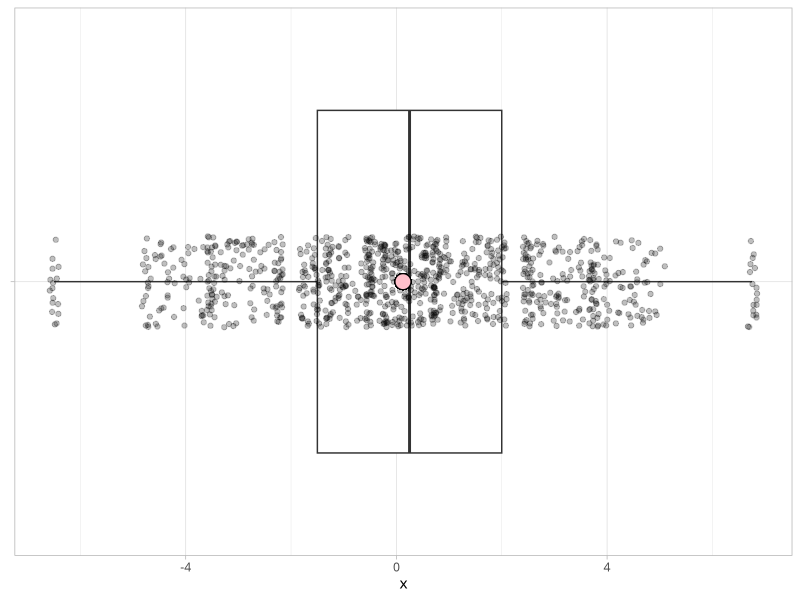
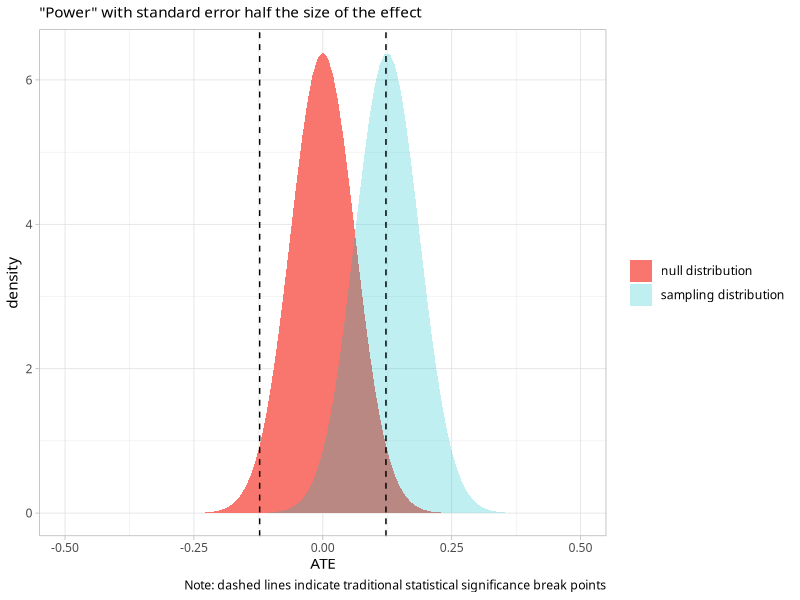
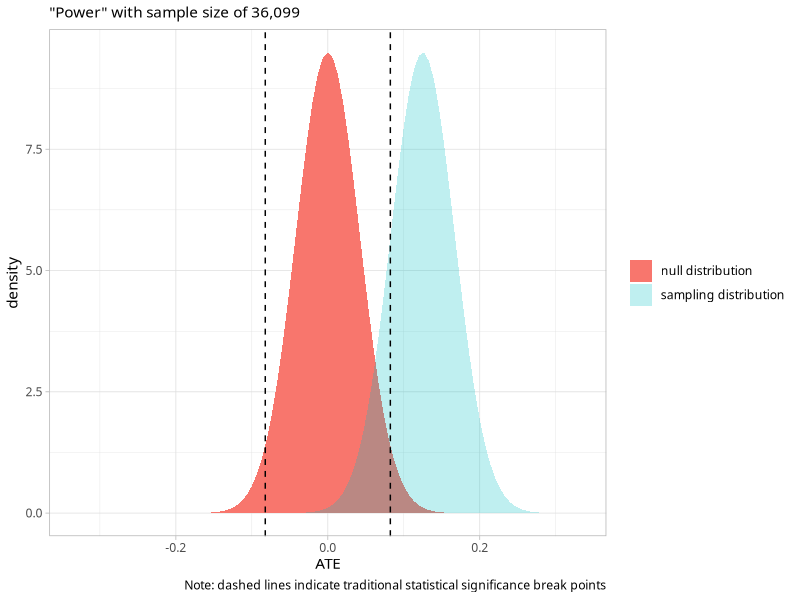
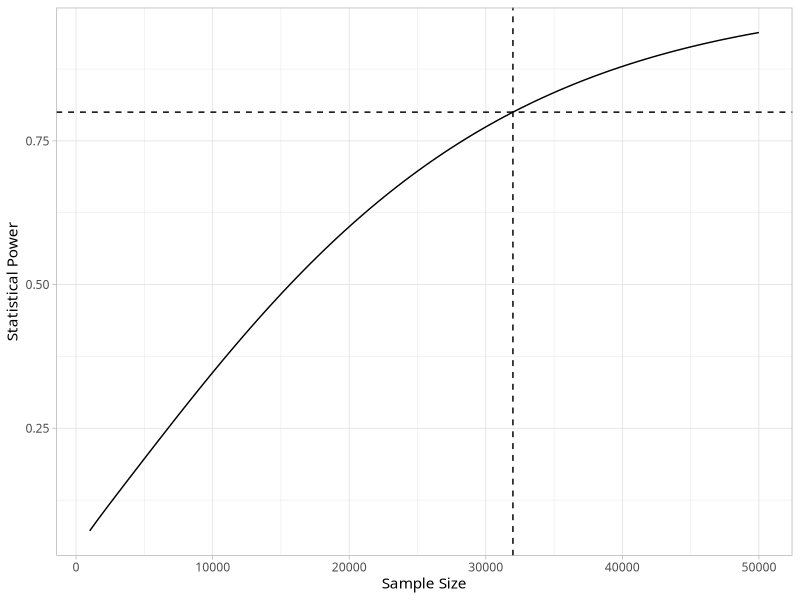

The R script that drew these images, in order:
## ---- chunk 1
#| label: Packages
#| code-summary: Packages
#| message: false

library(tidyverse)
theme_set(theme_light(base_family = "Optima"))
## ---- chunk 2
d <- data.frame(
  T = c(0, 0, 1, 0, 0, 1, 1, 1),
  Y0 = c(5, 8, 5, 12, 4, 8, 4, 9),
  Y1 = c(5, 10, 3, 13, 2, 9, 1, 13), 
  id = LETTERS[1:8]
)

d
## ---- chunk 3
d <- d |> 
  mutate(Y = ifelse(as.logical(T), Y1, Y0))

d
## ---- chunk 4
## ate --- based on "complete" data
d |> 
  mutate(TE = Y1 - Y0) |> 
  summarize(ATE = mean(TE))

## ate --- "naive" estimate based on observed data
mean(d$Y[d$T == 1]) - mean(d$Y[d$T == 0])
## ---- chunk 5
d$T <- sample(d$T)
## ---- chunk 6
d <- d |> 
  mutate(Y = ifelse(as.logical(T), Y1, Y0))
## ---- chunk 7
## naive estimate
mean(d$Y[d$T == 1]) - mean(d$Y[d$T == 0])
## ---- chunk 8
#| fig-height: 3

out <- replicate(1e3, {
  d$T <- sample(d$T)
  d$Y <- ifelse(as.logical(d$T), d$Y1, d$Y0)
  mean(d$Y[d$T == 1]) - mean(d$Y[d$T == 0])
})

summary(out)
## ---- chunk 9
tibble(x = out) |> 
  ggplot(aes(x, y = "")) + 
  geom_boxplot() + 
  geom_jitter(height = 1/10, alpha = 1/4) + 
  geom_point(x = 0.125, fill = "pink", shape = 21, size = 5) +
  labs(y = NULL)
## ---- chunk 10
sdY0 <- sd(d$Y0)
sdY0
sdY1 <- sd(d$Y1)
sdY1
## ---- chunk 11
ggplot() + 
  xlim(-1/2, 1/2) + 
  stat_function(
    fun = \(x) dnorm(x, 0, 0.0625), 
    geom = "area", aes(fill = "null distribution")
  ) + 
  stat_function(
    fun = \(x) dnorm(x, 0.125, 0.0625), 
    geom = "area", aes(fill = "sampling distribution"), alpha = 1/4
  ) + 
  geom_vline(xintercept = qnorm(c(0.025, 0.975), 0, 0.0625), linetype = "dashed") + 
  labs(
    y = "density", x = "ATE", fill = NULL,
    caption = "Note: dashed lines indicate traditional statistical significance break points",
    subtitle = "\"Power\" with standard error half the size of the effect"
  )
## ---- chunk 12
## sample size with simple algebra
2*(sdY0^2 + sdY1^2) / 0.042^2 
## ---- chunk 13
ggplot() + 
  xlim(-1/3, 1/3) + 
  stat_function(
    fun = \(x) dnorm(x, 0, 0.042), 
    geom = "area", aes(fill = "null distribution")
  ) + 
  stat_function(
    fun = \(x) dnorm(x, 0.125, 0.042), 
    geom = "area", aes(fill = "sampling distribution"), alpha = 1/4
  ) + 
  geom_vline(xintercept = qnorm(c(0.025, 0.975), 0, 0.042), linetype = "dashed") +
  labs(
    y = "density", x = "ATE", fill = NULL,
    caption = "Note: dashed lines indicate traditional statistical significance break points",
    subtitle = str_glue("\"Power\" with sample size of 36,099")
  )
## ---- chunk 14
cutoff <- qnorm(0.975, mean = 0, sd = 0.042) ## null distribution
pnorm(cutoff, mean = 0.125, sd = 0.042, lower.tail = FALSE)
## ---- chunk 15
qnorm(0.2, mean = 0, sd = 1)
## ---- chunk 16
stat_power <- function(n) {
  ## this function will use our assumptions about standard deviations 
  ## in the population and output the statistical power that corresponds
  ## to a specific sample size
  se <- sqrt(2*(sdY0^2 + sdY1^2) / n)       ## population variance assumption
  cutoff <- qnorm(0.975, mean = 0, sd = se) ## null distribution cutoff
  pnorm(cutoff, mean = 0.125, sd = se, lower.tail = FALSE) ## stat power
}

sample_size <- function(power = 0.8, interval = c(300, 1e6)) {
  ## this function will find the value of "n" for which the output
  ## of stat_power(n) - "power" is zero
  out <- uniroot(\(n) stat_power(n) - power, interval = interval)
  out$root
}

sample_size(power = 0.8)

ggplot() + 
  xlim(1e3, 50e3) + 
  geom_function(fun = stat_power) + 
  geom_hline(yintercept = 0.8, linetype = "dashed") + 
  geom_vline(xintercept = sample_size(power = 0.8), linetype = "dashed") + 
  labs(x = "Sample Size", y = "Statistical Power") 
